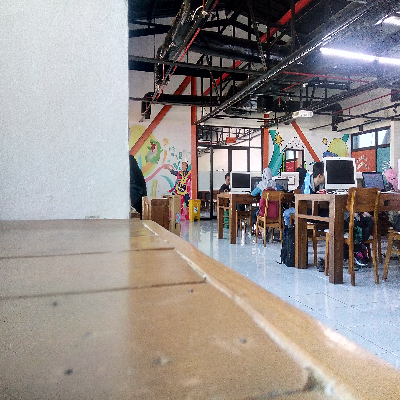
#> input picture image_r400.png, 400 x 400 px
$ python rotate.py
#> lines starting #> are read from the running program, lines starting #| are printed output that depends on the picture
from PIL import Image

# image Rotate 180

image = Image.open("image_r400.png")
#> image is the input picture: PIL image 400x400 RGB; mean R, G, B 150, 143.2, 140.8
image_rot180 = image.rotate(180)
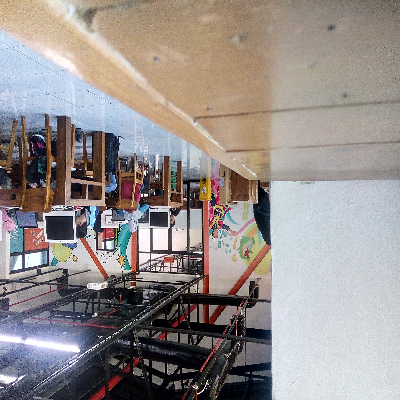
#> image_rot180: PIL image 400x400 RGB; mean R, G, B 150, 143.2, 140.8
image_rot180.save("image_rot180.png")
image_rot180.show()

# image Rotate 90

image = Image.open("image_r400.png")
image_rot90 = image.rotate(90)
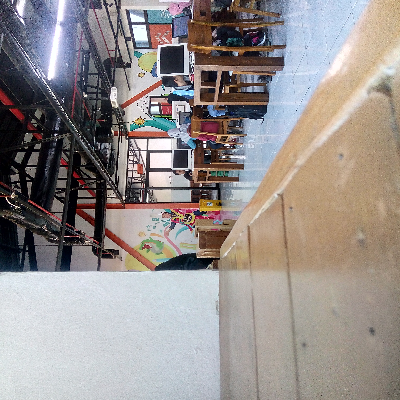
#> image_rot90: PIL image 400x400 RGB; mean R, G, B 150, 143.2, 140.8
image_rot90.save("image_rot90.png")
image_rot90.show()
